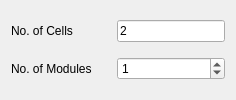
           <widget class="QWidget" name="w_Cell_Parameters" native="true">
            <layout class="QGridLayout" name="gridLayout_17">
             <item row="1" column="1">
              <widget class="QSpinBox" name="sb_N_Modules">
               <property name="value">
                <number>1</number>
               </property>
              </widget>
             </item>
             <item row="0" column="0">
              <widget class="QLabel" name="label_31">
               <property name="minimumSize">
                <size>
                 <width>100</width>
                 <height>0</height>
                </size>
               </property>
               <property name="maximumSize">
                <size>
                 <width>100</width>
                 <height>16777215</height>
                </size>
               </property>
               <property name="text">
                <string>No. of Cells</string>
               </property>
              </widget>
             </item>
             <item row="1" column="0">
              <widget class="QLabel" name="label_35">
               <property name="minimumSize">
                <size>
                 <width>100</width>
                 <height>0</height>
                </size>
               </property>
               <property name="maximumSize">
                <size>
                 <width>100</width>
                 <height>16777215</height>
                </size>
               </property>
               <property name="text">
                <string>No. of Modules</string>
               </property>
              </widget>
             </item>
             <item row="0" column="1">
              <widget class="QLineEdit" name="le_N_Cells">
               <property name="text">
                <string>2</string>
               </property>
              </widget>
             </item>
            </layout>
           </widget>
